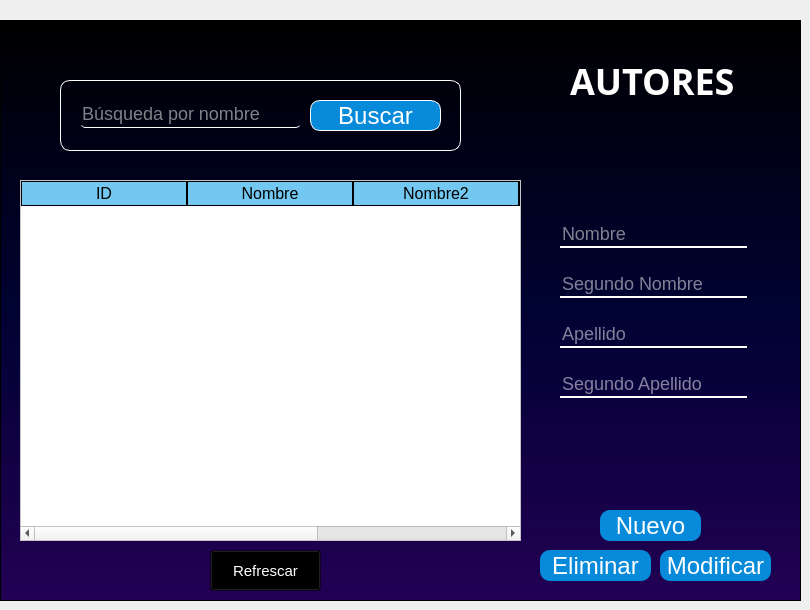
    <widget class="QWidget" name="Autores">
     <widget class="QFrame" name="frame_7">
      <property name="enabled">
       <bool>true</bool>
      </property>
      <property name="geometry">
       <rect>
        <x>0</x>
        <y>20</y>
        <width>801</width>
        <height>581</height>
       </rect>
      </property>
      <property name="styleSheet">
       <string notr="true">
#frame_7
{
background-color: qlineargradient(spread:pad, x1:0, y1:0, x2:0, y2:1, stop:0 #000000, stop:0.5 #000232, stop:1 #220054);
}

QLabel{
font-family: Aharoni;
font-weight: bold;
color: white;
font-size: 36px;
background: transparent;
}


#BuscarA{
background-color: #088ADA;
font-family: Tahoma;
color: white;
font-size: 24px;
border-radius: 10px;
}

#EliminarA{
background-color: #088ADA;
font-family: Tahoma;
color: white;
font-size: 24px;
border-radius: 10px;
}

#NuevoA{
background-color: #088ADA;
font-family: Tahoma;
color: white;
font-size: 24px;
border-radius: 10px;
}

#ModificarA{
background-color: #088ADA;
font-family: Tahoma;
color: white;
font-size: 24px;
border-radius: 10px;
}

QLineEdit{
background: transparent;
border: none; 
border-bottom: 2px solid white;
color: white;
font-family: Tahoma;
font-size: 18px;
}

QTableWidget{
background-color: rgb(255, 255, 255);
	color: rgb(0, 0, 0);
gridline-color:#72c8f1;;
font-size:12pt;

}

QHeaderView::section{
background-color:#72c8f1;
border: 1px solid black;
font-size:12pt;
}

QTableWidget QTableCornerButton::section{
background-color: rgb(0, 0, 0);
border: 1px solid #72c8f1;
}

QPushButton{
background: transparent;
color: rgb(255, 255, 255);
font-family: Tahoma;
font-size: 15px;
 }

QPushButton:pressed {
 background: white;
border-radius: 10px;
color: black;
border: 1px solid purple;
}
</string>
      </property>
      <property name="frameShape">
       <enum>QFrame::StyledPanel</enum>
      </property>
      <property name="frameShadow">
       <enum>QFrame::Raised</enum>
      </property>
      <widget class="QFrame" name="frame_15">
       <property name="geometry">
        <rect>
         <x>60</x>
         <y>60</y>
         <width>401</width>
         <height>71</height>
        </rect>
       </property>
       <property name="styleSheet">
        <string notr="true">border-radius: 10px;
border: 1px solid white ;</string>
       </property>
       <property name="frameShape">
        <enum>QFrame::StyledPanel</enum>
       </property>
       <property name="frameShadow">
        <enum>QFrame::Raised</enum>
       </property>
       <widget class="QPushButton" name="BuscarA">
        <property name="geometry">
         <rect>
          <x>250</x>
          <y>20</y>
          <width>131</width>
          <height>31</height>
         </rect>
        </property>
        <property name="cursor">
         <cursorShape>PointingHandCursor</cursorShape>
        </property>
        <property name="text">
         <string>Buscar</string>
        </property>
       </widget>
       <widget class="QLineEdit" name="CdBuscar">
        <property name="enabled">
         <bool>true</bool>
        </property>
        <property name="geometry">
         <rect>
          <x>20</x>
          <y>20</y>
          <width>221</width>
          <height>28</height>
         </rect>
        </property>
        <property name="autoFillBackground">
         <bool>false</bool>
        </property>
        <property name="styleSheet">
         <string notr="true">border:none;
border-bottom: 1px solid white;
border-radius: 5px;</string>
        </property>
        <property name="text">
         <string/>
        </property>
        <property name="maxLength">
         <number>30</number>
        </property>
        <property name="echoMode">
         <enum>QLineEdit::Normal</enum>
        </property>
        <property name="placeholderText">
         <string>Búsqueda por nombre  </string>
        </property>
        <property name="cursorMoveStyle">
         <enum>Qt::LogicalMoveStyle</enum>
        </property>
        <property name="clearButtonEnabled">
         <bool>true</bool>
        </property>
       </widget>
      </widget>
      <widget class="QPushButton" name="EliminarA">
       <property name="geometry">
        <rect>
         <x>540</x>
         <y>530</y>
         <width>111</width>
         <height>31</height>
        </rect>
       </property>
       <property name="cursor">
        <cursorShape>PointingHandCursor</cursorShape>
       </property>
       <property name="text">
        <string>Eliminar</string>
       </property>
      </widget>
      <widget class="QPushButton" name="ModificarA">
       <property name="geometry">
        <rect>
         <x>660</x>
         <y>530</y>
         <width>111</width>
         <height>31</height>
        </rect>
       </property>
       <property name="cursor">
        <cursorShape>PointingHandCursor</cursorShape>
       </property>
       <property name="text">
        <string>Modificar</string>
       </property>
      </widget>
      <widget class="QLineEdit" name="ApellidoA">
       <property name="enabled">
        <bool>true</bool>
       </property>
       <property name="geometry">
        <rect>
         <x>560</x>
         <y>300</y>
         <width>187</width>
         <height>28</height>
        </rect>
       </property>
       <property name="autoFillBackground">
        <bool>false</bool>
       </property>
       <property name="styleSheet">
        <string notr="true">#placeholderText{
color: white;
}</string>
       </property>
       <property name="text">
        <string/>
       </property>
       <property name="maxLength">
        <number>20</number>
       </property>
       <property name="placeholderText">
        <string>Apellido</string>
       </property>
       <property name="cursorMoveStyle">
        <enum>Qt::LogicalMoveStyle</enum>
       </property>
       <property name="clearButtonEnabled">
        <bool>true</bool>
       </property>
      </widget>
      <widget class="QTableWidget" name="tabla_Autores">
       <property name="geometry">
        <rect>
         <x>20</x>
         <y>160</y>
         <width>501</width>
         <height>361</height>
        </rect>
       </property>
       <property name="editTriggers">
        <set>QAbstractItemView::NoEditTriggers</set>
       </property>
       <attribute name="horizontalHeaderDefaultSectionSize">
        <number>166</number>
       </attribute>
       <column>
        <property name="text">
         <string>ID</string>
        </property>
       </column>
       <column>
        <property name="text">
         <string>Nombre</string>
        </property>
       </column>
       <column>
        <property name="text">
         <string>Nombre2</string>
        </property>
       </column>
       <column>
        <property name="text">
         <string>Apellido</string>
        </property>
       </column>
       <column>
        <property name="text">
         <string>Apellido2</string>
        </property>
       </column>
      </widget>
      <widget class="QLineEdit" name="NombreA">
       <property name="enabled">
        <bool>true</bool>
       </property>
       <property name="geometry">
        <rect>
         <x>560</x>
         <y>200</y>
         <width>187</width>
         <height>28</height>
        </rect>
       </property>
       <property name="autoFillBackground">
        <bool>false</bool>
       </property>
       <property name="styleSheet">
        <string notr="true">#placeholderText{
color: white;
}</string>
       </property>
       <property name="text">
        <string/>
       </property>
       <property name="maxLength">
        <number>20</number>
       </property>
       <property name="placeholderText">
        <string>Nombre</string>
       </property>
       <property name="cursorMoveStyle">
        <enum>Qt::LogicalMoveStyle</enum>
       </property>
       <property name="clearButtonEnabled">
        <bool>true</bool>
       </property>
      </widget>
      <widget class="QPushButton" name="NuevoA">
       <property name="geometry">
        <rect>
         <x>600</x>
         <y>490</y>
         <width>101</width>
         <height>31</height>
        </rect>
       </property>
       <property name="cursor">
        <cursorShape>PointingHandCursor</cursorShape>
       </property>
       <property name="text">
        <string>Nuevo</string>
       </property>
      </widget>
      <widget class="QLabel" name="AutoresA">
       <property name="geometry">
        <rect>
         <x>570</x>
         <y>40</y>
         <width>191</width>
         <height>41</height>
        </rect>
       </property>
       <property name="text">
        <string>AUTORES</string>
       </property>
      </widget>
      <widget class="QPushButton" name="RefrescarA">
       <property name="geometry">
        <rect>
         <x>210</x>
         <y>530</y>
         <width>111</width>
         <height>41</height>
        </rect>
       </property>
       <property name="cursor">
        <cursorShape>PointingHandCursor</cursorShape>
       </property>
       <property name="styleSheet">
        <string notr="true"/>
       </property>
       <property name="text">
        <string>Refrescar</string>
       </property>
       <property name="icon">
        <iconset>
         <normaloff>imagen4.png</normaloff>imagen4.png</iconset>
       </property>
       <property name="iconSize">
        <size>
         <width>32</width>
         <height>32</height>
        </size>
       </property>
      </widget>
      <widget class="QLineEdit" name="Nombre2A">
       <property name="enabled">
        <bool>true</bool>
       </property>
       <property name="geometry">
        <rect>
         <x>560</x>
         <y>250</y>
         <width>187</width>
         <height>28</height>
        </rect>
       </property>
       <property name="autoFillBackground">
        <bool>false</bool>
       </property>
       <property name="styleSheet">
        <string notr="true">#placeholderText{
color: white;
}</string>
       </property>
       <property name="text">
        <string/>
       </property>
       <property name="maxLength">
        <number>20</number>
       </property>
       <property name="placeholderText">
        <string>Segundo Nombre </string>
       </property>
       <property name="cursorMoveStyle">
        <enum>Qt::LogicalMoveStyle</enum>
       </property>
       <property name="clearButtonEnabled">
        <bool>true</bool>
       </property>
      </widget>
      <widget class="QLineEdit" name="Apellido2A">
       <property name="enabled">
        <bool>true</bool>
       </property>
       <property name="geometry">
        <rect>
         <x>560</x>
         <y>350</y>
         <width>187</width>
         <height>28</height>
        </rect>
       </property>
       <property name="autoFillBackground">
        <bool>false</bool>
       </property>
       <property name="styleSheet">
        <string notr="true">#placeholderText{
color: white;
}</string>
       </property>
       <property name="text">
        <string/>
       </property>
       <property name="maxLength">
        <number>20</number>
       </property>
       <property name="placeholderText">
        <string>Segundo Apellido </string>
       </property>
       <property name="cursorMoveStyle">
        <enum>Qt::LogicalMoveStyle</enum>
       </property>
       <property name="clearButtonEnabled">
        <bool>true</bool>
       </property>
      </widget>
     </widget>
    </widget>
